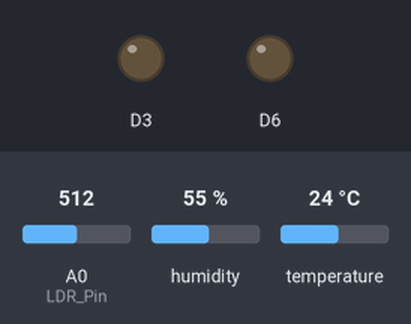
Simulated run of this sketch. Board: ESP8266 (NodeMCU). Shown: output pins drawn as LEDs (lit = HIGH). The test bench sets the inputs (shaded band); at power-on: A0 (LDR_Pin) = 512, humidity 55 %, temperature 24 °C. WiFi joins after 1.5 s; servers stay silent unless stated; uploads are accepted with an empty reply; random numbers use the default seed unless the sketch sets one; what the sketch prints to the serial monitor is not drawn.

Above: at 3.2 s.
3.3 s: A0 (LDR_Pin) set to 488
10.3 s: A0 (LDR_Pin) set to 510
At 10.41 s:
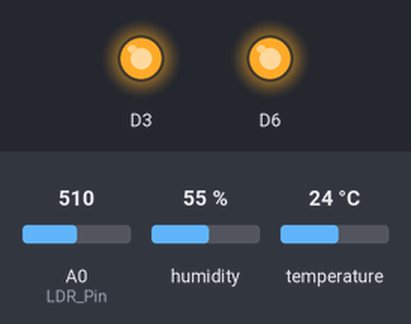
At 10.9 s:
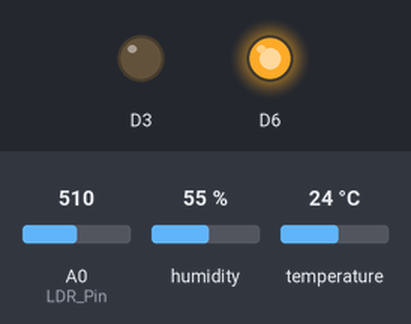
22.3 s: A0 (LDR_Pin) set to 490
Timing chart, 0 to 25.3 s (numbered marks = the images above; inputs shaded):
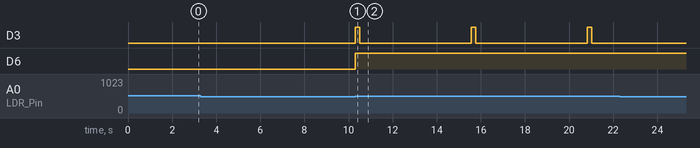

The sketch:

les5_post.ino
```cpp
#define MAX_UNSIGNED_LONG 4294967295
#define DHT11ReadDelay 5000

// GLOBAL VARIABLES
// json
char jsonOut[128];
// dht11
float Temperature = -1;
float Humidity = -1;
float HeatIndex = -1;
// light sensor
int Light = -1;


void setup() {
  Serial.begin(115200);
  pinMode (D7, OUTPUT);
  pinMode (D6, OUTPUT);
  pinMode (D3, OUTPUT);

  SetupWifi();
  CheckWifi();
}

void loop() {
  static unsigned long previousTime = 0;
  unsigned long currentTime = millis();

  // this is separated so the LDR can work constinously
  if(currentTime - previousTime >= DHT11ReadDelay || currentTime >= MAX_UNSIGNED_LONG - DHT11ReadDelay) {
    // Clear monitor
    Serial.print("\n\n\n\n\n\n\n\n\n\n\n\n\n\n\n\n\n\n\n\n\n\n\n\n\n\n\n\n\n\n\n");
    Serial.println("Reading sensors\n");

  ReadDHT11();

    Serial.println("Creating JSON\n");

  CreateJSON();

    Serial.println("Sending POST\n");

  SendPOST(jsonOut);

    previousTime = millis();
  }

  CheckWifi();
  delay(50);
}
```

json.ino
```cpp
// JSON API: https://arduinojson.org/v6/api/

// JSON libraries
#include <ArduinoJson.h>

// JSON document
JsonDocument doc;

void CreateJSON() {
  doc["ldr"] = String(Light);
  doc["dht11"]["temperature"] = String(Temperature);
  doc["dht11"]["humidity"] = String(Humidity);
  doc["dht11"]["heatIndex"] = String(HeatIndex);
//  static int attempt = 0;
//  doc["attempt"] = ++attempt;

  serializeJson(doc, jsonOut);
}

void ReadJSON(String resJSON){
  resJSON.remove(0, 9);

  StaticJsonDocument<200> resDoc;
  deserializeJson(resDoc, resJSON);

  digitalWrite(D3, bool(resDoc["lights"][0]));
  digitalWrite(D3, bool(resDoc["lights"][1]));
  digitalWrite(D3, bool(resDoc["lights"][2]));
}

// for easy JSON debugging
void SendJSONToSerial() {
  serializeJson(doc, Serial);
  Serial.println();
}
```

sensors.ino
```cpp
// DHT11 library
#include "DHT.h"

#define DHTTYPE DHT11
uint8_t DHTPin = D7;
DHT dht(DHTPin, DHTTYPE);
// DHT11 variables
int LDR_Pin = A0;

void ReadDHT11() {
  float temperature = round(dht.readTemperature() * 10) / 10;
  float humidity = round(dht.readHumidity() * 10) / 10;
  float heatIndex = round(dht.computeHeatIndex(temperature, humidity, false) * 10) / 10;
  int ldrValue = analogRead(LDR_Pin);

  if (isnan(temperature) || isnan(humidity) || isnan(heatIndex)) {
    Serial.println("DHT11 sensor error");
  } else {
    Temperature = temperature;
    Humidity = humidity;
    HeatIndex = heatIndex;

    Serial.println("Temp: " + String(Temperature) + "°C");
    Serial.println("Humidity: " + String(Humidity) + "%");
    Serial.println("HeatIndex: " + String(HeatIndex) + "°C");
    Serial.println("LDR: " + String(ldrValue));

    if(ldrValue >= 500){
      digitalWrite(D6, HIGH);
      digitalWrite(D5, HIGH);
      digitalWrite(D3, HIGH);
    }
    else {
      digitalWrite(D5, HIGH);
    }
  }
}
```

wifi.ino
```cpp
// WiFi libraries
#include <ESP8266WiFi.h>
#include <ESP8266HTTPClient.h>
#include <WiFiClientSecureBearSSL.h>

// WiFi variables
const char* ssid = "Medialab";
const char* password = "Mediacollege";
String deviceName;

// POST variables
const String serverProtocol = "https://";
const String serverIP = "39323.hosts2.ma-cloud.nl"; // Ma cloud url or localhost IP
const String serverDirectory = "duurzaamhuis/post.php";
const uint8_t thumbprint[20] =
                              {0xf8,
                              0x7e,
                              0x63,
                              0xa9,
                              0x4e,
                              0x2b,
                              0xf7,
                              0xfa,
                              0xd7,
                              0xd4,
                              0x60,
                              0xe1,
                              0x20,
                              0x57,
                              0x83,
                              0x5f,
                              0xf8,
                              0x34,
                              0x5b,
                              0x44};
String URL = "";


void CheckWifi() {
  if(WiFi.status() != WL_CONNECTED) wifiConnect();
}

void SetupWifi() {
  WiFi.setSleepMode(WIFI_NONE_SLEEP);
  // Making sure all NodeMCU's have a different name!
  deviceName = "NodeMCU_" + String(random(0x7FFFFFFF));
  WiFi.hostname(deviceName.c_str());

  if(serverProtocol.length() > 0 && serverIP.length() > 0 && serverDirectory.length() > 0) {
    URL += serverProtocol + serverIP + "/" + serverDirectory;
  } else {
    Serial.println("SetupWifi :: Error! - serverProtocol, serverIp or serverDirectory has a length of 0!");
  }
}

void wifiConnect(){
  WiFi.mode(WIFI_OFF);
  delay(250);
  WiFi.begin(ssid, password);
  Serial.print("Connecting to: " + String(ssid) + " ");
  while (WiFi.status() != WL_CONNECTED) {
    delay(150);
    Serial.print("- ");
    delay(150);
    Serial.print("- ");
    delay(150);
    Serial.print(". ");
  }
  WiFi.mode(WIFI_STA);
  WiFi.setAutoReconnect(true);
  WiFi.persistent(true);

  Serial.print("\r\nConnected: SSID: " + String(ssid));
  Serial.println("    IP address: " + WiFi.localIP().toString());
  Serial.println("URL: " + URL);
  Serial.println("Device name: " + deviceName);
}

void SendPOST(char message[]) {
  WiFiClientSecure client;
  client.setFingerprint(thumbprint);
  HTTPClient https;
  https.setTimeout(7500);

  if( https.begin(client, URL) ) {
    static unsigned long packages = 0, success = 0, loss = 0;
    https.addHeader("Content-Type", "application/json");

    int responseCode = https.POST(message);
    String responseMsg = https.getString();

    Serial.println("[HTTPS] POST request: " + String(responseCode));
    Serial.println("[HTTPS] POST " + String(responseMsg));

    // Track package loss & draw a success-rate indicator
    ++packages;
    (responseCode == 200)? ++success : ++loss;
    float successRate = round(( (double) success / (double) packages)*10000)/100;
    Serial.println("[packages: " + String(packages) + "   package-loss: " + String(loss) + "   success-rate: " + String(successRate) + "]");
    Serial.print("[succes-rate: ");
    for(int i = 1; i <= 33; ++i) {
      (i <= round(successRate/3))? Serial.print("⬛") : Serial.print("⬜");
    }
    Serial.println("]");

    https.end();
    if(responseCode == 200) {
      ReadJSON(responseMsg);
    }
  } else {
    Serial.println("[HTTPS] Could not start POST request...");
  }
  Serial.println("[HTTPS] POST ended");
}
```

Measured:
- after the input at 3.3 s, every drawn part: stays the same
- after the input at 10.3 s, D3: alternates HIGH for 0.22 s and LOW for 5.0 s, starting at once; D6: LOW → HIGH at once
- after the input at 22.3 s, every drawn part: stays the same
